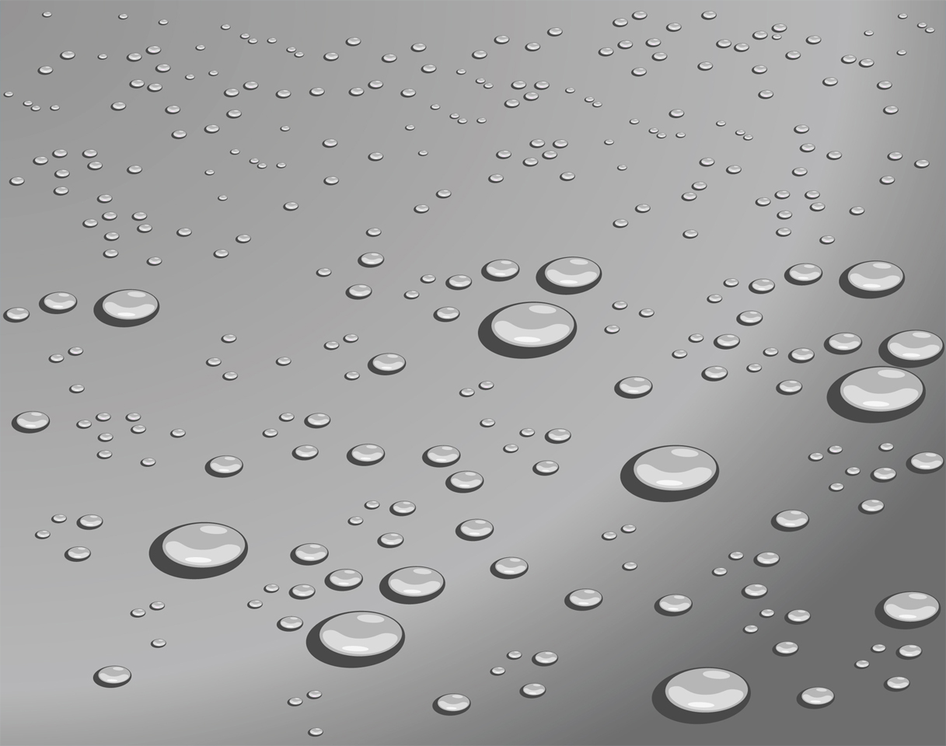
#> input picture 1.Odev Histogram Hesaplama/grifoto.png, 946 x 746 px, shrunk from 1217 x 960 before the run
$ python main.py
#> lines starting #> are read from the running program, lines starting #| are printed output that depends on the picture
import cv2
import numpy as np
from matplotlib import pyplot as plt


grifoto = cv2.imread("grifoto.png",0)
#> grifoto: shape (746, 946); min 50, max 253, mean 161.1
cv2.imshow("gri foto ",grifoto)
cv2.waitKey()


hist=np.zeros(256)
[w,h]=grifoto.shape
#> w = 746; h = 946
for k in range(h):
    for l in range(w):
         deger = grifoto[l,k]
         hist[deger]=hist[deger]+1
#> after the loop, hist = 256 values, max 46853 at index 181, min 0 at index 0, mean 2756.7


for p in range(256):
    print(p,".pixel -> ",hist[p])
#> this loop made 256 passes
#| 0 .pixel ->  0.0
#| 1 .pixel ->  0.0
#| 2 .pixel ->  0.0
#| 3 .pixel ->  0.0
#| 4 .pixel ->  0.0
#| 5 .pixel ->  0.0
#| 6 .pixel ->  0.0
#| 7 .pixel ->  0.0
#> (further printed lines are left out)


plt.plot(hist)
plt.show()
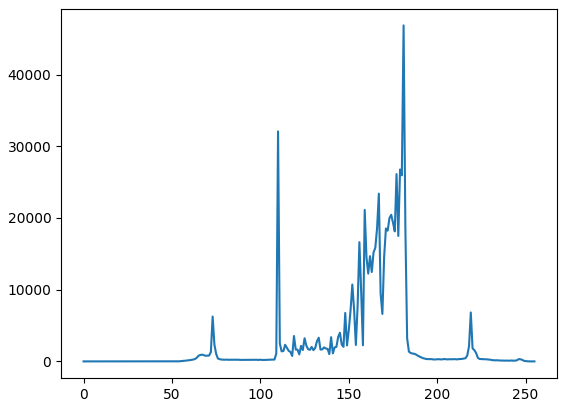
#> figure drawn by matplotlib, 1 panel; curve peaks at x = 181, y = 46853
cv2.waitKey()
